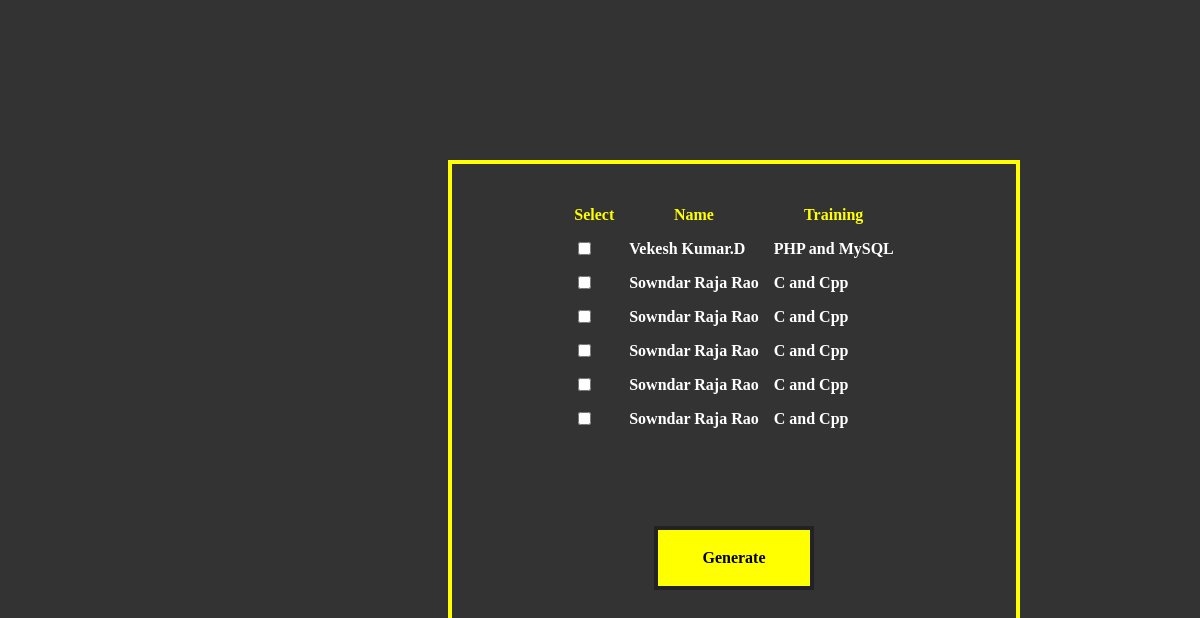
Screenshot of /generate.php with the database file from the repository.
### tables this page shows
CREATE TABLE IF NOT EXISTS `iit_cert_details` (
  `Name` varchar(100) NOT NULL,
  `Training` varchar(100) NOT NULL,
  `Trainee` varchar(100) NOT NULL,
  `datee` varchar(100) NOT NULL,
  `EmailID` varchar(200) NOT NULL,
  `Cert_id` varchar(15) NOT NULL
);

### generate.php (the view, shortened to what this page needs)
<html>
<head>
<link rel="stylesheet" href="css/style.css">
</head>
<?php
echo"<body>";
echo"<center>";
echo "<form action='generate1.php' method='post'>";
$con=mysqli_connect("localhost","root","","iit_Certificate");
$q="SELECT * from iit_cert_details";
$res=mysqli_query($con,$q);
echo "<table border='0' cellspacing='5' cellpadding='5'>";
echo "<tr><th>Select</th><th>Name</th><th>Training</th></tr>";
while($row=mysqli_fetch_array($res))
{
	$username=$row["Name"];
	$cert_id=$row["Cert_id"];
	$type=$row["Training"];
		echo "<tr><td><input type='checkbox' name='cert_id[]'  value='$cert_id'></td><td>$username</td><td>$type</td></tr>";
}
echo '</table>';
echo"<br><br><br><br>";
echo "<input class='button' type='submit' value='Generate'>";
echo "</form>";
echo"</center>";
echo"</body>";
?>
</html>

### css/style.css (style rules this page uses)
body { margin: 10em; background-color:#444444; }
.button { background-color:#ffff00; border:4px solid #222222; width:10em; height:4em; margin:1em; padding:0.5em; font-weight:bolder; font-family:calibri; font-size:16; color:000000; text-decoration: none; }
form,td { color:#ffffff; font-weight:bolder; font-family:calibri; font-size:16; }
th { color:#ffff00; font-weight:bolder; font-family:calibri; font-size:16; }

### generate.php (style rules this page uses)
body { margin: 10em; margin-left:28em; padding: 2em; border:4px solid #ffff00; width:500px; height:auto; background-color:#333333; }

### rows the page displays
iit_cert_details: Name "Vekesh Kumar.D", Training "PHP and MySQL"
iit_cert_details: Name "Sowndar Raja Rao", Training "C and Cpp"
iit_cert_details: Name "Sowndar Raja Rao", Training "C and Cpp"
iit_cert_details: Name "Sowndar Raja Rao", Training "C and Cpp"
iit_cert_details: Name "Sowndar Raja Rao", Training "C and Cpp"
iit_cert_details: Name "Sowndar Raja Rao", Training "C and Cpp"
